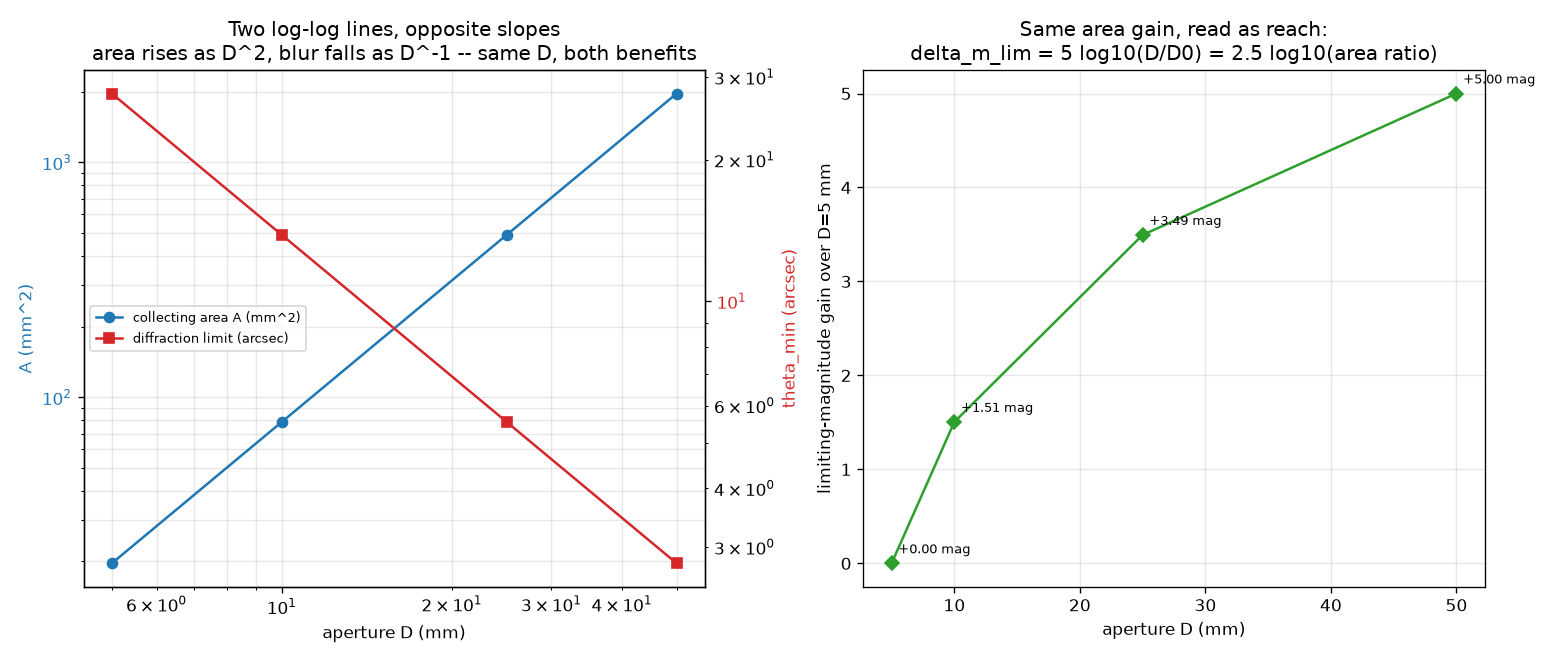

The Python source for this figure:
"""module-9 -- telescope_trade_study.py  (Computational Exercise: Telescope/Camera Trade Study)

Aperture buys two things at once, not one:

    light-gathering area        A         = pi D^2 / 4        ~ D^2
    diffraction-limited angle   theta_min = 1.22 lambda / D    ~ 1/D

Every doubling of aperture: 4x the photons, HALF the blur, simultaneously.
D = 5, 10, 25, 50 mm at lambda = 550 nm (a camera-lens / small-telescope
range: D=5mm is roughly a phone-camera aperture, D=50mm a small finder scope).

Then the connection to the rest of this module: more collecting area is
*exactly* like the star getting brighter (magnitude_flux.py's relative_flux,
run backward). A bigger mirror doesn't just give "more signal" -- it buys a
quantified, calculable number of additional magnitudes of reach.
"""

import numpy as np
import matplotlib.pyplot as plt

D_MM = np.array([5.0, 10.0, 25.0, 50.0])
WAVELENGTH_NM = 550.0


def area_mm2(D_mm):
    return np.pi * D_mm**2 / 4.0


def diffraction_limit_rad(D_mm, wavelength_nm=WAVELENGTH_NM):
    return 1.22 * (wavelength_nm * 1e-9) / (D_mm * 1e-3)


def main():
    A = area_mm2(D_MM)
    theta_rad = diffraction_limit_rad(D_MM)
    theta_deg = np.degrees(theta_rad)
    theta_arcsec = theta_deg * 3600.0

    print("=" * 88)
    print(f"TELESCOPE/CAMERA TRADE STUDY   lambda = {WAVELENGTH_NM:.0f} nm")
    print("=" * 88)
    print(f"{'D (mm)':>7} {'A (mm^2)':>10} {'A (cm^2)':>10} "
          f"{'theta_min (rad)':>16} {'theta_min (deg)':>16} {'theta_min (arcsec)':>19}")
    for d, a, tr, td, ta in zip(D_MM, A, theta_rad, theta_deg, theta_arcsec):
        print(f"{d:>7.0f} {a:>10.2f} {a/100:>10.4f} {tr:>16.4e} "
              f"{td:>16.6f} {ta:>19.4f}")

    print()
    print("Photon-collection scaling and resolution scaling, both relative")
    print(f"to the D = {D_MM[0]:.0f} mm baseline:")
    print(f"{'D (mm)':>7} {'D/D0':>6} {'A/A0':>8} {'(D/D0)^2':>10} "
          f"{'theta/theta0':>13} {'D0/D':>8} {'delta_m_lim':>12}")
    A0, theta0, D0 = A[0], theta_rad[0], D_MM[0]
    for d, a, tr in zip(D_MM, A, theta_rad):
        dm = 5.0 * np.log10(d / D0)          # limiting-magnitude gain from area
        print(f"{d:>7.0f} {d/D0:>6.1f} {a/A0:>8.2f} {(d/D0)**2:>10.2f} "
              f"{tr/theta0:>13.4f} {D0/d:>8.4f} {dm:>+12.3f}")

    print()
    print("A/A0 matches (D/D0)^2 exactly, and theta/theta0 matches D0/D exactly")
    print("(both to floating-point precision) -- they are the same D, read two")
    print("ways.")
    print()
    print("The magnitude column is the double benefit made concrete: going")
    print(f"from D={D_MM[0]:.0f} mm to D={D_MM[-1]:.0f} mm is a {(D_MM[-1]/D0)**2:.0f}x gain in collecting")
    print(f"area -- via relative_flux(m)=10^(-0.4m) (magnitude_flux.py), that is")
    print(f"the same as every star becoming {5*np.log10(D_MM[-1]/D0):.2f} magnitudes brighter, so the")
    print(f"SAME exposure now reaches {5*np.log10(D_MM[-1]/D0):.2f} magnitudes fainter into the sky --")
    print(f"AND the diffraction limit tightens from {theta_arcsec[0]:.2f} arcsec to "
          f"{theta_arcsec[-1]:.2f} arcsec,")
    print(f"a {D_MM[-1]/D0:.0f}x sharper image, for the same physical change. Bigger glass")
    print("is not a single knob -- it turns two dials at once, in opposite")
    print("but equally valuable directions (more light in, less blur out).")
    print("=" * 88)

    _plot(D_MM, A, theta_arcsec)


def _plot(D_MM, A, theta_arcsec):
    fig, (ax1, ax2) = plt.subplots(1, 2, figsize=(13, 5.5))

    ax1.loglog(D_MM, A, "o-", color="tab:blue", label="collecting area A (mm^2)")
    ax1b = ax1.twinx()
    ax1b.loglog(D_MM, theta_arcsec, "s-", color="tab:red", label="diffraction limit (arcsec)")
    ax1.set_xlabel("aperture D (mm)")
    ax1.set_ylabel("A (mm^2)", color="tab:blue")
    ax1b.set_ylabel("theta_min (arcsec)", color="tab:red")
    ax1.tick_params(axis="y", labelcolor="tab:blue")
    ax1b.tick_params(axis="y", labelcolor="tab:red")
    ax1.set_title("Two log-log lines, opposite slopes\n"
                  "area rises as D^2, blur falls as D^-1 -- same D, both benefits")
    ax1.grid(True, which="both", alpha=0.3)
    lines = ax1.get_lines() + ax1b.get_lines()
    ax1.legend(lines, [l.get_label() for l in lines], loc="center left", fontsize=8)

    D0 = D_MM[0]
    dm = 5.0 * np.log10(D_MM / D0)
    ax2.plot(D_MM, dm, "D-", color="tab:green")
    for d, m in zip(D_MM, dm):
        ax2.annotate(f"+{m:.2f} mag", (d, m), textcoords="offset points",
                     xytext=(4, 6), fontsize=8)
    ax2.set_xlabel("aperture D (mm)")
    ax2.set_ylabel(f"limiting-magnitude gain over D={D0:.0f} mm")
    ax2.set_title("Same area gain, read as reach:\n"
                  "delta_m_lim = 5 log10(D/D0) = 2.5 log10(area ratio)")
    ax2.grid(True, alpha=0.3)

    fig.tight_layout()
    fig.savefig("telescope_trade_study.png", dpi=120)


if __name__ == "__main__":
    main()
    plt.show()
